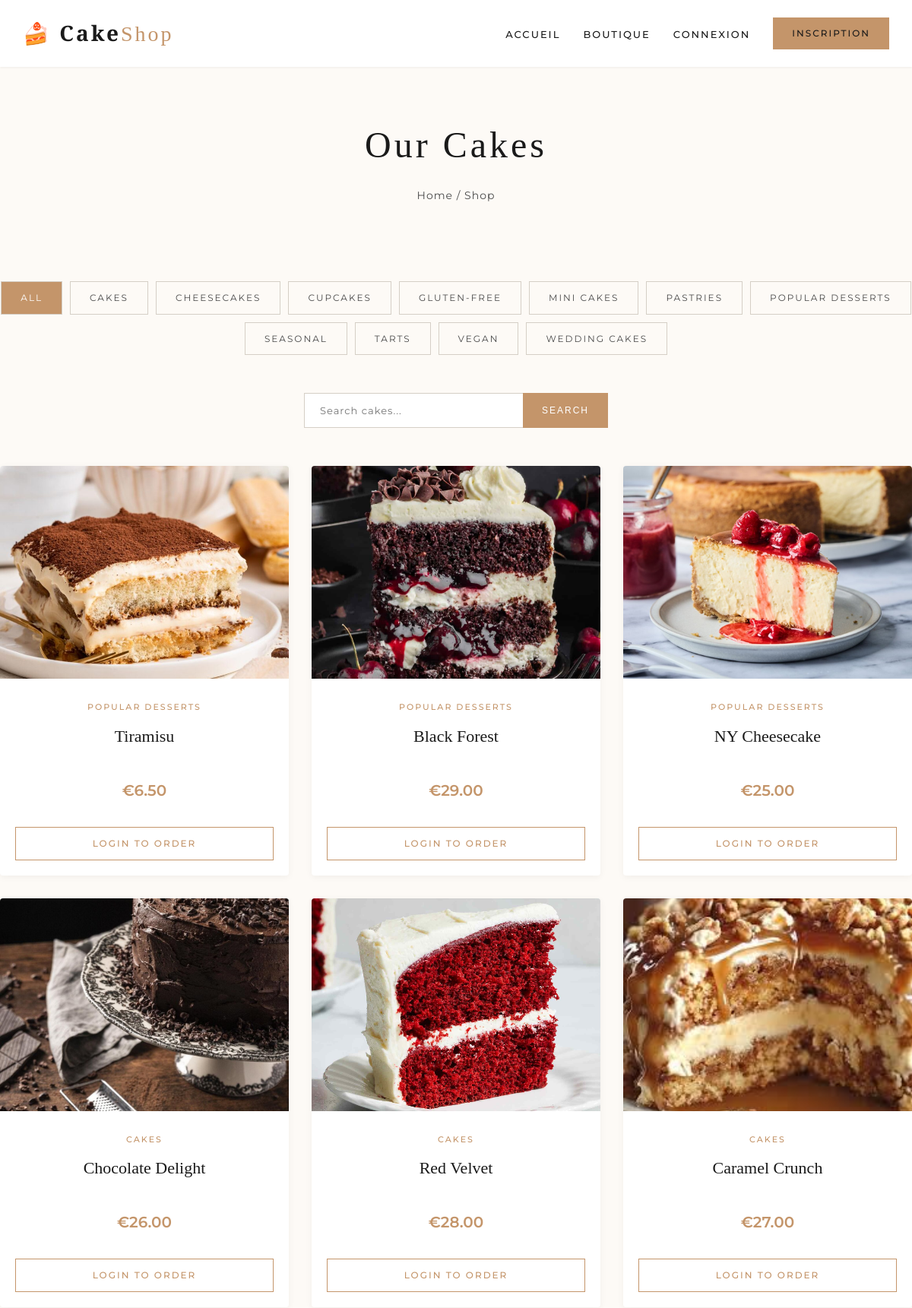
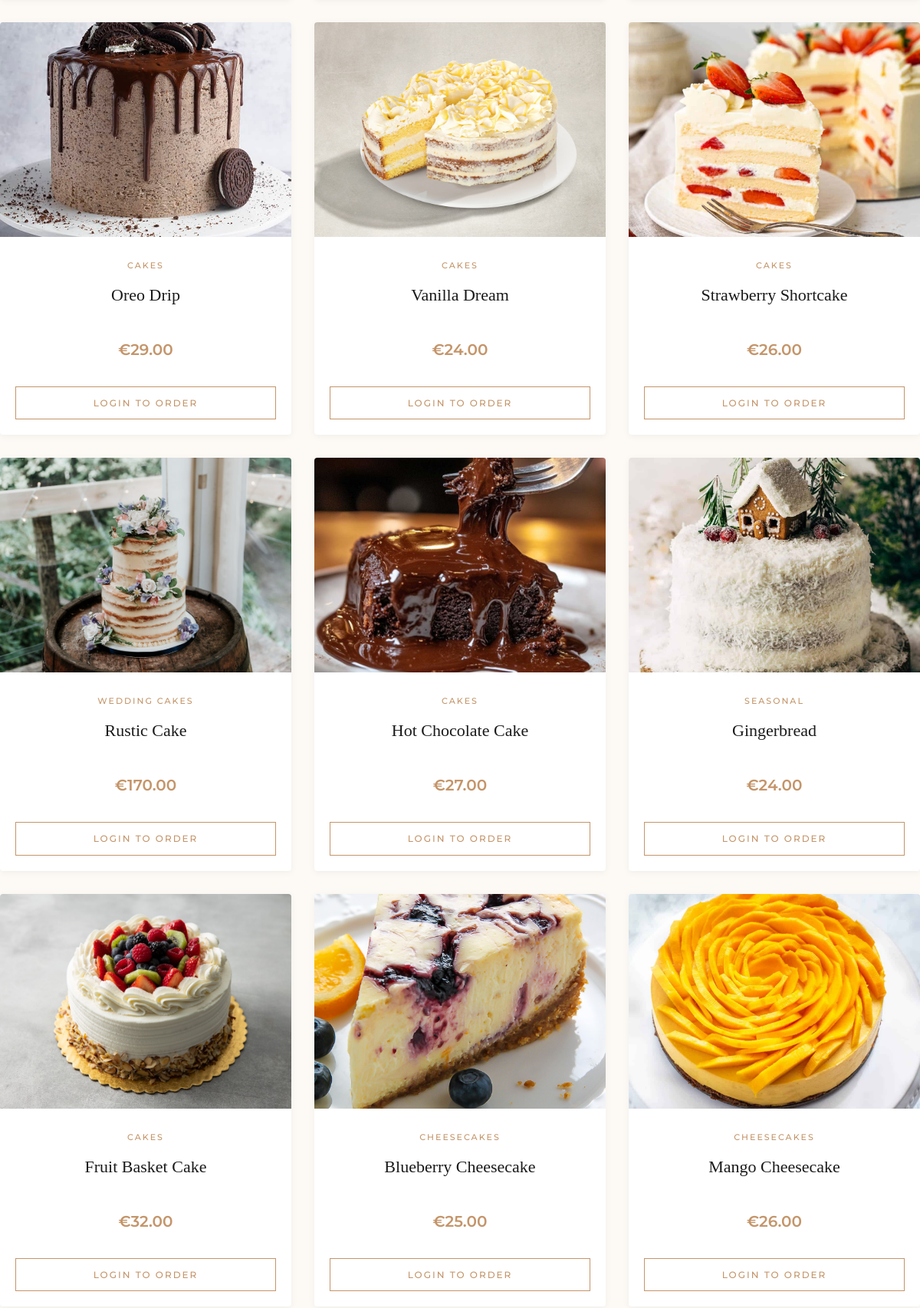
The app's page /pages/shop.php (upper part) with its own data (2 pictures, top to bottom).
### tables this page shows
CREATE TABLE `categories` (
  `id` int(10) UNSIGNED NOT NULL,
  `name` varchar(100) NOT NULL,
  `description` text DEFAULT NULL
);

CREATE TABLE `products` (
  `id` int(10) UNSIGNED NOT NULL,
  `name` varchar(150) NOT NULL,
  `description` text DEFAULT NULL,
  `price` decimal(10,2) NOT NULL,
  `image` varchar(255) DEFAULT NULL,
  `category_id` int(10) UNSIGNED DEFAULT NULL,
  `stock` int(11) NOT NULL DEFAULT 0,
  `is_available` tinyint(1) NOT NULL DEFAULT 1,
  `ingredients` text DEFAULT NULL,
  `sizes` text DEFAULT NULL,
  `created_at` timestamp NOT NULL DEFAULT current_timestamp()
);

### classes/Category.php (called while the page is built, shortened)
<?php
require_once __DIR__ . '/Database.php';
class Category {
    private $conn;
    private $table = 'categories';
    public function __construct() {
        $database = new Database();
        $this->conn = $database->getConnection();
    }
    public function getAll() {
        $query = "SELECT * FROM " . $this->table . " ORDER BY name";
        $stmt = $this->conn->prepare($query);
        $stmt->execute();
        return $stmt->fetchAll();
    }
}
?>

### classes/Database.php (called while the page is built, shortened)
<?php
class Database {
    private $host = 'localhost';
    private $db_name = 'cakeshop';
    private $username = 'root';
    private $password = '';
    public function getConnection() {
        $this->conn = null;
        try {
            $this->conn = new PDO(
                "mysql:host=" . $this->host . ";dbname=" . $this->db_name . ";charset=utf8mb4",
                $this->username,
                $this->password,
                [
                    PDO::ATTR_ERRMODE => PDO::ERRMODE_EXCEPTION,
                    PDO::ATTR_DEFAULT_FETCH_MODE => PDO::FETCH_ASSOC,
                    PDO::ATTR_EMULATE_PREPARES => false
                ]
            );
        } catch (PDOException $e) {
            echo "Connection error: " . $e->getMessage();
        }
        return $this->conn;
    }
}
?>

### classes/Product.php (called while the page is built, shortened)
<?php
require_once __DIR__ . '/Database.php';
class Product {
    private $conn;
    private $table = 'products';
    public function __construct() {
        $database = new Database();
        $this->conn = $database->getConnection();
    }
    public function getAll() {
        $query = "SELECT p.*, c.name as category_name
                  FROM " . $this->table . " p
                  LEFT JOIN categories c ON p.category_id = c.id
                  WHERE p.is_available = 1
                  ORDER BY p.created_at DESC";
        $stmt = $this->conn->prepare($query);
        $stmt->execute();
        return $stmt->fetchAll();
    }
}
?>

### pages/shop.php (the view, shortened to what this page needs)
<?php
require_once '../classes/Product.php';
require_once '../classes/Category.php';
require_once '../includes/header.php';
require_once '../includes/navbar.php';
$product = new Product();
$categoryObj = new Category();
$categories = $categoryObj->getAll();
$category_id = isset($_GET['category']) ? $_GET['category'] : null;
$search = isset($_GET['search']) ? $_GET['search'] : '';
if ($search) {
    $products = $product->search($search);
} elseif ($category_id) {
    $products = $product->getByCategory($category_id);
} else {
    $products = $product->getAll();
}
?>
<div style="background: var(--light); padding: 60px 0; text-align: center;">
    <h1 style="font-family: 'Playfair Display', serif; font-size: 3rem; font-weight: 300; letter-spacing: 4px; margin-bottom: 10px;">Our Cakes</h1>
    <p style="color: var(--text); font-size: 14px; letter-spacing: 1px;">Home / Shop</p>
</div>
<div class="container" style="padding: 40px 0;">
    <div style="display: flex; justify-content: center; flex-wrap: wrap; gap: 10px; margin-bottom: 50px;">
        <a href="shop.php"
           style="padding: 10px 25px; border: 1px solid var(--border); text-decoration: none; color: <?php echo !$category_id ? 'white' : 'var(--text)'; ?>;
                  background: <?php echo !$category_id ? 'var(--primary)' : 'transparent'; ?>;
                  font-size: 12px; letter-spacing: 2px; text-transform: uppercase; transition: 0.3s;
                  font-family: 'Montserrat', sans-serif;">
            All
        </a>
        <?php foreach ($categories as $cat): ?>
        <a href="?category=<?php echo $cat['id']; ?>"
           style="padding: 10px 25px; border: 1px solid var(--border); text-decoration: none; color: <?php echo $category_id == $cat['id'] ? 'white' : 'var(--text)'; ?>;
                  background: <?php echo $category_id == $cat['id'] ? 'var(--primary)' : 'transparent'; ?>;
                  font-size: 12px; letter-spacing: 2px; text-transform: uppercase; transition: 0.3s;
                  font-family: 'Montserrat', sans-serif;">
            <?php echo $cat['name']; ?>
        </a>
        <?php endforeach; ?>
    </div>
    <div style="max-width: 400px; margin: 0 auto 50px;">
        <form method="GET" style="display: flex; gap: 0;">
            <input type="text" name="search"
                   placeholder="Search cakes..."
                   value="<?php echo htmlspecialchars($search); ?>"
                   style="flex:1; padding:14px 20px; border:1px solid var(--border); border-right:none;
                          font-family:'Montserrat',sans-serif; font-size:13px; letter-spacing:1px;">
            <button type="submit" style="padding:14px 25px; background:var(--primary); color:white; border:none;
                                             cursor:pointer; font-size:12px; letter-spacing:2px; text-transform:uppercase;">
                Search
            </button>
        </form>
    </div>
    <?php if (count($products) > 0): ?>
    <div class="products-grid">
        <?php foreach ($products as $cake): ?>
        <div class="product-card">
            <a href="product-detail.php?id=<?php echo $cake['id']; ?>">
                <img src="/cakeshop/assets/images/uploads/<?php echo $cake['image'] ?: 'placeholder.jpg'; ?>"
                     alt="<?php echo $cake['name']; ?>"
                     onerror="this.src='/cakeshop/assets/images/placeholder.jpg'">
            </a>
            <div class="product-info" style="text-align: center; padding: 20px;">
                <span class="category"><?php echo $cake['category_name']; ?></span>
                <h3>
                    <a href="product-detail.php?id=<?php echo $cake['id']; ?>"
                       style="color: var(--dark); text-decoration: none;">
                        <?php echo $cake['name']; ?>
                    </a>
                </h3>
                <p class="price">€<?php echo number_format($cake['price'], 2); ?></p>
                <?php if ($cake['stock'] > 0 && isset($_SESSION['user_id'])): ?>
                <form action="add-to-cart.php" method="POST" style="margin-top: 10px;">
                    <input type="hidden" name="id" value="<?php echo $cake['id']; ?>">
                    <input type="hidden" name="name" value="<?php echo $cake['name']; ?>">
                    <input type="hidden" name="price" value="<?php echo $cake['price']; ?>">
                    <input type="hidden" name="quantity" value="1">
                    <button type="submit" class="btn btn-primary btn-sm" style="width: 100%;">Add to Cart</button>
                </form>
                <?php elseif ($cake['stock'] <= 0): ?>
                    <p style="color: var(--danger); font-size: 11px; letter-spacing: 1px; margin-top: 10px;">Out of Stock</p>
                <?php else: ?>
                    <a href="login.php" class="btn btn-outline btn-sm" style="width: 100%; margin-top: 10px; color: var(--primary); border-color: var(--primary);">Login to Order</a>
                <?php endif; ?>
            </div>
        </div>
        <?php endforeach; ?>
    </div>
    <?php else: ?>
        <div class="no-products">
            <p>No products found. Try a different search.</p>
        </div>
    <?php endif; ?>
</div>
<?php require_once '../includes/footer.php'; ?>

### assets/css/style.css (style rules this page uses)
* { margin: 0; padding: 0; box-sizing: border-box; }
:root { --primary: #c4956a; --primary-dark: #a0784c; --secondary: #f5ebe0; --light: #fdfaf6; --dark: #1a1a1a; --white: #ffffff; --gray: #f9f7f4; --border: #d5cfc6; --text: #4a4a4a; --text-light: #6b6b6b; --success: #6b8f65; --danger: #b55a5a; }
body { font-family: 'Montserrat', sans-serif; font-weight: 400; font-size: 15px; background: var(--light); color: var(--dark); line-height: 1.8; }
a { text-decoration: none; color: var(--primary); transition: 0.3s; }
.container { max-width: 1200px; margin: 0 auto; padding: 0 30px; }
h1, h2, h3, h4, .logo, .section-title { font-family: 'Playfair Display', serif; font-weight: 500; color: var(--dark); }
h1 { font-size: 2.8rem; }
h3 { font-size: 1.5rem; }
p { color: var(--text); font-size: 15px; }
.btn { display: inline-block; padding: 14px 35px; border-radius: 0; border: none; cursor: pointer; font-family: 'Montserrat', sans-serif; font-size: 13px; font-weight: 500; letter-spacing: 2px; text-transform: uppercase; transition: all 0.3s; text-align: center; text-decoration: none; }
.btn-outline { background: transparent; color: var(--primary); border: 1px solid var(--primary); }
.btn-sm { padding: 10px 22px; font-size: 12px; }
.products-grid { display: grid; grid-template-columns: repeat(auto-fill, minmax(280px, 1fr)); gap: 30px; margin-bottom: 60px; }
.product-card { background: var(--white); border-radius: 4px; overflow: hidden; box-shadow: 0 2px 10px rgba(0,0,0,0.05); transition: all 0.3s; display: flex; flex-direction: column; }
.product-card img { width: 100%; height: 280px; object-fit: cover; }
.product-info { padding: 25px; text-align: center; display: flex; flex-direction: column; flex: 1; }
.product-info .category { color: var(--primary); font-size: 11px; text-transform: uppercase; letter-spacing: 2px; font-weight: 500; margin-bottom: 8px; display: block; }
.product-info h3 { font-family: 'Playfair Display', serif; font-size: 22px; font-weight: 500; margin-bottom: 8px; color: var(--dark); min-height: 55px; }
.product-info h3 a { color: var(--dark); text-decoration: none; }
.product-info .price { font-size: 20px; font-weight: 600; color: var(--primary); margin: 10px 0 20px 0; }

### records on screen
categories: name "CAKES"
categories: name "CHEESECAKES"
categories: name "CUPCAKES"
categories: name "GLUTEN-FREE"
categories: name "MINI CAKES"
categories: name "PASTRIES"
categories: name "POPULAR DESSERTS"
categories: name "SEASONAL"
categories: name "TARTS"
categories: name "VEGAN"
categories: name "WEDDING CAKES"
products: image (picture), category.name "POPULAR DESSERTS", name "Tiramisu", price "6.50", stock "LOGIN TO ORDER"
products: image (picture), category.name "POPULAR DESSERTS", name "Black Forest", price "29.00", stock "LOGIN TO ORDER"
products: image (picture), category.name "POPULAR DESSERTS", name "NY Cheesecake", price "25.00", stock "LOGIN TO ORDER"
products: image (picture), category.name "CAKES", name "Chocolate Delight", price "26.00", stock "LOGIN TO ORDER"
products: image (picture), category.name "CAKES", name "Red Velvet", price "28.00", stock "LOGIN TO ORDER"
products: image (picture), category.name "CAKES", name "Caramel Crunch", price "27.00", stock "LOGIN TO ORDER"
products: image (picture), category.name "CAKES", name "Oreo Drip", price "29.00", stock "LOGIN TO ORDER"
products: image (picture), category.name "CAKES", name "Vanilla Dream", price "24.00", stock "LOGIN TO ORDER"
products: image (picture), category.name "CAKES", name "Strawberry Shortcake", price "26.00", stock "LOGIN TO ORDER"
products: image (picture), category.name "WEDDING CAKES", name "Rustic Cake", price "170.00", stock "LOGIN TO ORDER"
products: image (picture), category.name "CAKES", name "Hot Chocolate Cake", price "27.00", stock "LOGIN TO ORDER"
products: image (picture), category.name "SEASONAL", name "Gingerbread", price "24.00", stock "LOGIN TO ORDER"
products: image (picture), category.name "CAKES", name "Fruit Basket Cake", price "32.00", stock "LOGIN TO ORDER"
products: image (picture), category.name "CHEESECAKES", name "Blueberry Cheesecake", price "25.00", stock "LOGIN TO ORDER"
products: image (picture), category.name "CHEESECAKES", name "Mango Cheesecake", price "26.00", stock "LOGIN TO ORDER"
